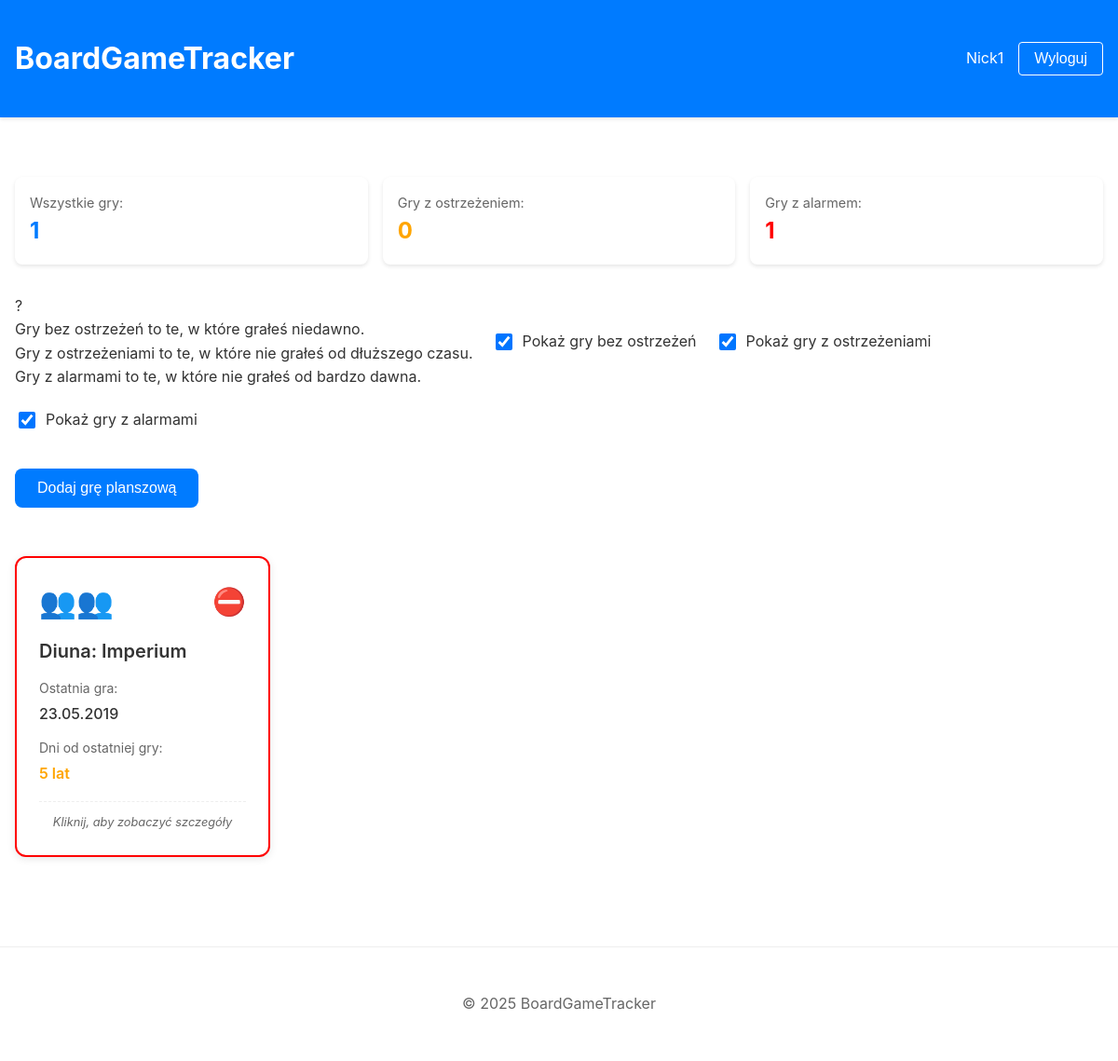
The app's page /library/ (signed in), older data.
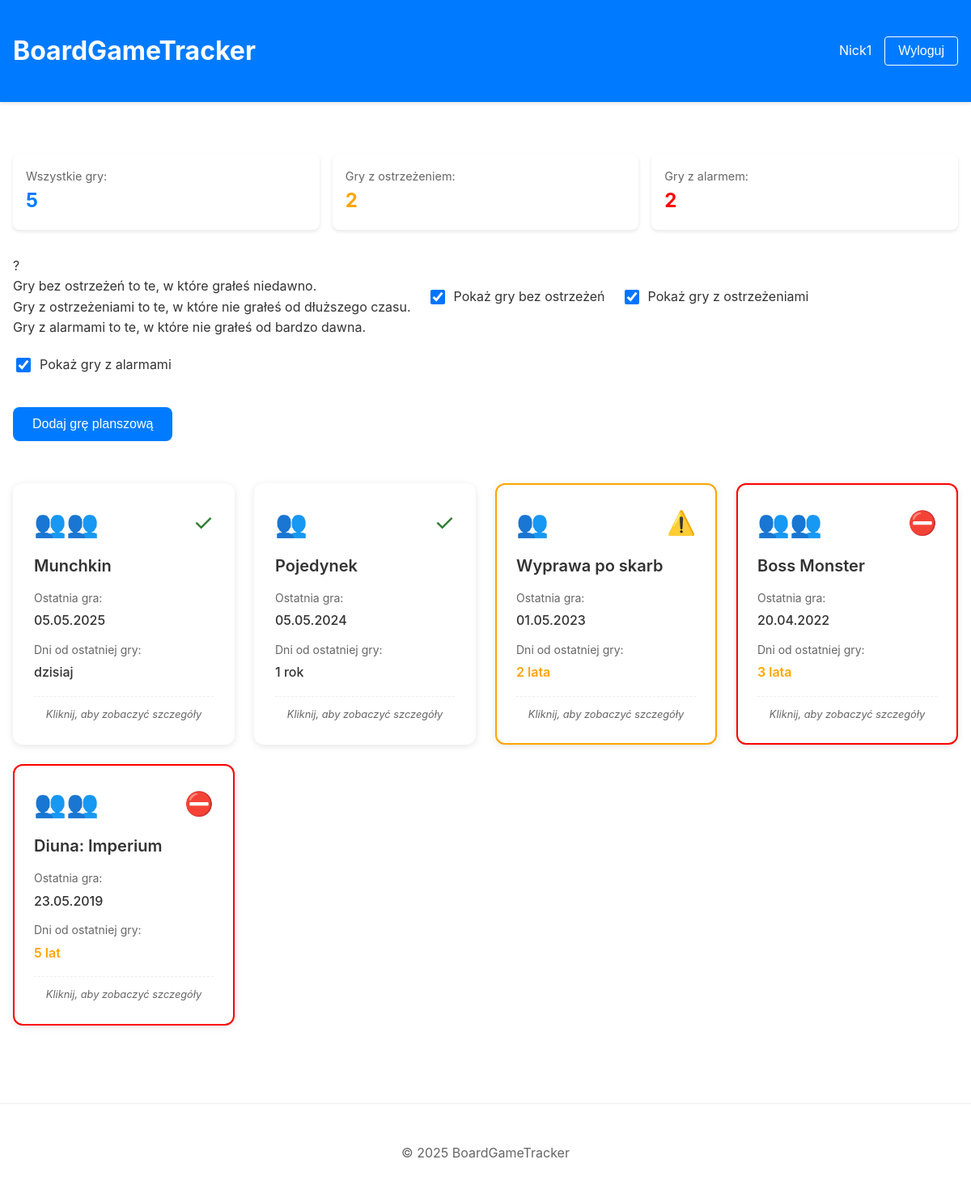
The same page, newer data.
### boardGameApp/models.py (models this page shows, shortened)
class BoardGame(models.Model):
    id = models.CharField(max_length=8, primary_key=True)
    name = models.CharField(max_length=200)
    owner = models.ForeignKey(User, on_delete=models.CASCADE, related_name='games')
    game_type = models.CharField(
        max_length=5,
        choices=GameType.choices,
        default=GameType.MULTIPLAYER
    )
    last_played = models.DateTimeField(default=timezone.now)
    created_at = models.DateTimeField(auto_now_add=True)
    class Meta:
        ordering = ['-last_played']
    @property
    def status(self):
        days_since_played = (timezone.now() - self.last_played).days
        if days_since_played > 3 * 365:  # 3 years
            return GameStatus.ALARM
        elif days_since_played > 365:  # 1 year
            return GameStatus.WARNING
        return GameStatus.NORMAL

### boardGameApp/views.py (the view)
# urls.py: path('library/', views.library_view, name='library'),
@login_required
def library_view(request):
    games = request.user.games.all()
    now = timezone.now()
    one_year_ago = now - timedelta(days=365)
    three_years_ago = now - timedelta(days=3*365)
    total_games = games.count()
    games_with_alarm = games.filter(last_played__lte=three_years_ago).count()
    games_with_warning = games.filter(
        last_played__lte=one_year_ago,
        last_played__gt=three_years_ago
    ).count()
    context = {
        'games': games,
        'now': now,
        'today': now.date(),
        'total_games': total_games,
        'games_with_alarm': games_with_alarm,
        'games_with_warning': games_with_warning,
    }
    return render(request, 'boardGameTracker/library.html', context)

### boardGameApp/templatetags/game_filters.py (called while the page is built, shortened)
@register.filter
def time_since_pl(value):
    if not isinstance(value, datetime):
        return ''
    now = timezone.now()
    diff = now - value
    days = diff.days
    if days == 0:
        return 'dzisiaj'
    elif days == 1:
        return '1 dzień'
    elif days < 7:
        return f'{days} dni'
    else:
        years = days // 365
        if years == 1:
            return '1 rok'
        elif years < 5:
            return f'{years} lata'
        else:
            return f'{years} lat'

### boardGameApp/templates/boardGameTracker/library.html (shortened to what this page needs)
{% extends 'boardGameTracker/base.html' %}
{% load static %}
{% block extra_css %}
<link rel="stylesheet" href="{% static 'boardGameApp/css/library.css' %}">
{% endblock %}
{% block content %}
<div class="library-container">
    <div class="library-stats">
        <div class="stat-item">
            <span class="stat-label">Wszystkie gry:</span>
            <span class="stat-value">{{ total_games }}</span>
        </div>
        <div class="stat-item">
            <span class="stat-label">Gry z ostrzeżeniem:</span>
            <span class="stat-value warning">{{ games_with_warning }}</span>
        </div>
        <div class="stat-item">
            <span class="stat-label">Gry z alarmem:</span>
            <span class="stat-value alert">{{ games_with_alarm }}</span>
        </div>
    </div>
    <div class="library-filters">
        <div class="filter-help">
            <div class="help-icon">?</div>
            <div class="help-text">
                Gry bez ostrzeżeń to te, w które grałeś niedawno.<br>
                Gry z ostrzeżeniami to te, w które nie grałeś od dłuższego czasu.<br>
                Gry z alarmami to te, w które nie grałeś od bardzo dawna.
            </div>
        </div>
        <div class="filter-toggle">
            <input type="checkbox" id="show-normal" checked>
            <label for="show-normal">Pokaż gry bez ostrzeżeń</label>
        </div>
        <div class="filter-toggle">
            <input type="checkbox" id="show-warning" checked>
            <label for="show-warning">Pokaż gry z ostrzeżeniami</label>
        </div>
        <div class="filter-toggle">
            <input type="checkbox" id="show-alarm" checked>
            <label for="show-alarm">Pokaż gry z alarmami</label>
        </div>
    </div>
    <button class="btn btn-primary add-game-btn" onclick="showAddGameModal()">
        Dodaj grę planszową
    </button>
    <div class="games-grid">
        {% for game in games %}
            {% include 'boardGameTracker/components/game_tile.html' with game=game %}
        {% empty %}
            <div class="empty-library">
                <p>Twoja biblioteka jest pusta. Dodaj swoją pierwszą grę!</p>
            </div>
        {% endfor %}
    </div>
</div>
{% endblock %}

### boardGameApp/templates/boardGameTracker/components/game_tile.html
{% load static %}
{% load game_filters %}
<div class="game-tile {% if game.status == 'WARNING' %}warning{% elif game.status == 'ALARM' %}alarm{% endif %}"
     onclick="window.location.href='{% url 'game_details' game.id %}';">
    <div class="game-tile-header">
        <div class="game-type-emoji">
            {% if game.game_type == 'TWO' %}
                👥
            {% else %}
                👥👥
            {% endif %}
        </div>
        <div class="game-status-indicator">
            {% if game.status == 'WARNING' %}
                <span class="status-icon warning" title="Ostrzeżenie: Graj częściej!">⚠️</span>
            {% elif game.status == 'ALARM' %}
                <span class="status-icon alarm" title="Alarm: Dawno nie grałeś!">⛔</span>
            {% else %}
                <span class="status-icon normal" title="Status normalny">✓</span>
            {% endif %}
        </div>
    </div>
    <h3 class="game-name">{{ game.name }}</h3>
    <div class="game-info">
        <div class="info-row">
            <span class="label">Ostatnia gra:</span>
            <span class="value">{{ game.last_played|date:"d.m.Y" }}</span>
        </div>
        <div class="info-row">
            <span class="label">Dni od ostatniej gry:</span>
            <span class="value {% if game.status != 'NORMAL' %}highlight{% endif %}">
                {{ game.last_played|time_since_pl }}
            </span>
        </div>
    </div>
    <div class="game-tile-footer">
        <span class="view-details">Kliknij, aby zobaczyć szczegóły</span>
    </div>
</div>

Row changes from the older to the newer data that the page shows:
added BoardGame: name "Munchkin", last_played "05.05.2025", last_played "dzisiaj"
added BoardGame: name "Pojedynek", last_played "05.05.2024", last_played "1 rok"
added BoardGame: name "Wyprawa po skarb", last_played "01.05.2023", last_played "2 lata"
added BoardGame: name "Boss Monster", last_played "20.04.2022", last_played "3 lata"
Text that changed along with them:
{{ total_games }}: "1" → "5"
{{ games_with_warning }}: "0" → "2"
{{ games_with_alarm }}: "1" → "2"
